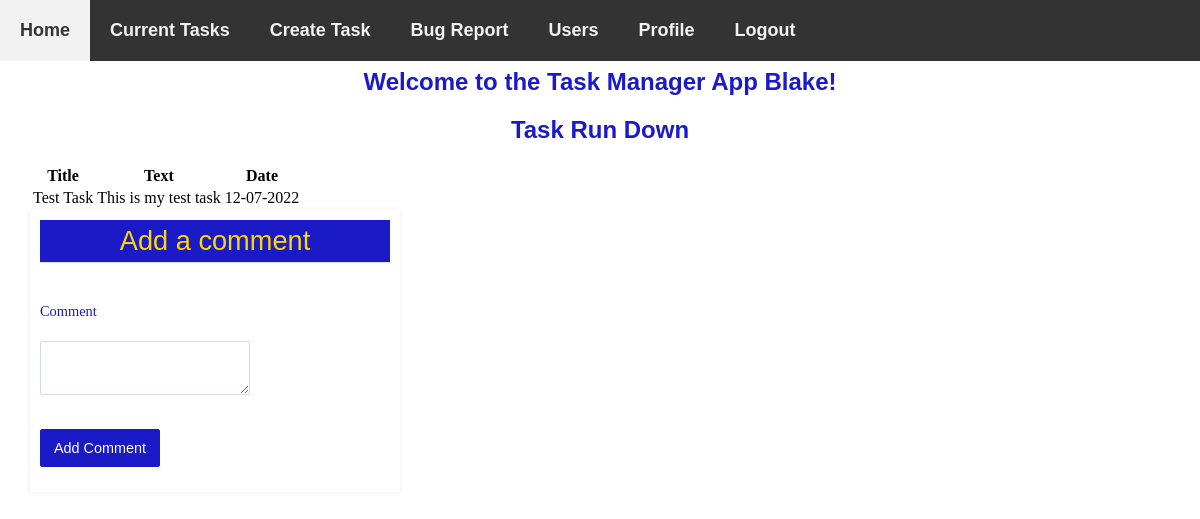
Page /notes/5 (signed in) on the committed database.
### models.py (models this page shows, shortened)
class Note(db.Model):
    id = db.Column("id", db.Integer, primary_key=True)
    title = db.Column("title", db.String(200))
    text = db.Column("text", db.String(100))
    date = db.Column("date", db.String(50))
    user_id = db.Column(db.Integer, db.ForeignKey("user.id"), nullable = False)
    comments = db.relationship("Comment", backref="note", cascade = "all, delete-orphan", lazy=True)

### flask06.py (the view)
@app.route('/notes/<note_id>')
def get_note(note_id):
    if session.get('user'):
        my_note = db.session.query(Note).filter_by(id=note_id, user_id=session['user_id']).one()
        form = CommentForm()
        return render_template('note.html', note=my_note, user=session['user'], form=form)
    else:
        return redirect(url_for('login'))

### forms.py
class CommentForm(FlaskForm):
    class Meta:
        csrf = False
    comment = TextAreaField('Comment', validators=[Length(min=1)])
    submit = SubmitField('Add Comment')

### templates/note.html (shortened to what this page needs)
<!DOCTYPE html>
<html lang="en">
  <head>
    <link
      rel="stylesheet"
      href="{{ url_for('static', filename='main.css') }}"
    />
  </head>
  <body>
    <header id="navbar">
      <nav>
        <a href="{{ url_for('index')}}"> Home</a>
        <a href="{{ url_for('get_notes') }}">Current Tasks</a>
        <a href="{{ url_for('new_note') }}">Create Task</a>
        <a href="{{ url_for('form') }}">Bug Report</a>
        <a href="{{ url_for('get_users') }}">Users</a>
        <a href="{{ url_for('profile') }}">Profile</a>
        <a href="{{ url_for('logout') }}">Logout</a>
    </nav>
  </header>
    <section id="content">
      <br>
      <h1>Welcome to the Task Manager App {{user}}!</h1>
        <h1>Task Run Down</h1>
        <table>
          <tr>
            <th>Title</th>
            <th>Text</th>
            <th>Date</th>
          </tr>
          <tr>
            <td>{{ note.title }}</td>
            <td>{{ note.text }}</td>
            <td>{{ note.date }}</td>
          </tr>
        </table>
        <form action="{{ url_for('new_comment', note_id=note.id) }}" method="post">
          <div class="formwrapper">
            <h2 class="title">Add a comment</h2>
            <div class="form-field">
              {{ form.comment.label }} <br />
              {{ form.comment }}
            </div>
            {{ form.submit }}
          </div>
        </form>
    </section>
  </body>
</html>

### static/main.css (style rules this page uses)
body { margin: 0; }
body section { padding: 30px 30px 30px 30px; }
h1 { color: rgb(26, 26, 199); font-family: 'Trebuchet MS', 'Lucida Sans Unicode', 'Lucida Grande', 'Lucida Sans', Arial, sans-serif; text-align: center; }
h2 { color: gold; background: rgb(26, 26, 199); font-family: 'Trebuchet MS', 'Lucida Sans Unicode', 'Lucida Grande', 'Lucida Sans', Arial, sans-serif; text-align: center; }
form { background: white; width: 100%; }
.form-field { position: relative; }
.title { font-size: 1.7rem; font-weight: 300; border-bottom: 1px solid #dbe3ec; padding: 5px; margin: 0 0 40px 0; }
.formwrapper { position: relative; background: white; width: 350px; box-shadow: 0 0 5px rgba(65, 67, 144, 0.1); padding: 10px; }
label { font-size: .9em; color: rgb(26, 26, 199); margin-bottom: 3px; display: block; font-weight: 300; }
input, textarea { padding: 10px 13px; margin-bottom: 15px; border-radius: 2px; border: 1px solid #d4d9e3; font-weight: 200; color: #4d5060; font-family: 'Poppins', sans-serif; font-size: .9em; }
input[type="submit"] { background: rgb(26, 26, 199); border: 0; color: white; border-radius: 2px; margin-top: 15px; font-weight: 400; border: 1px solid rgb(26, 26, 199); transition: all .3s ease-out; }
#navbar { overflow: hidden; background-color: #333; margin: 0; position: fixed; top: 0; width: 100%; }
#navbar a { float: left; display: block; color: #f2f2f2; padding: 20px; text-decoration: none; }
header { font-family: 'Trebuchet MS', 'Lucida Sans Unicode', 'Lucida Grande', 'Lucida Sans', Arial, sans-serif; font-size: large; font-weight: bold; text-align: center; }

### rows in the picture
Note: title "Test Task", text "This is my test task", date "12-07-2022"

### other values in the picture
{{ user }} "Blake"
